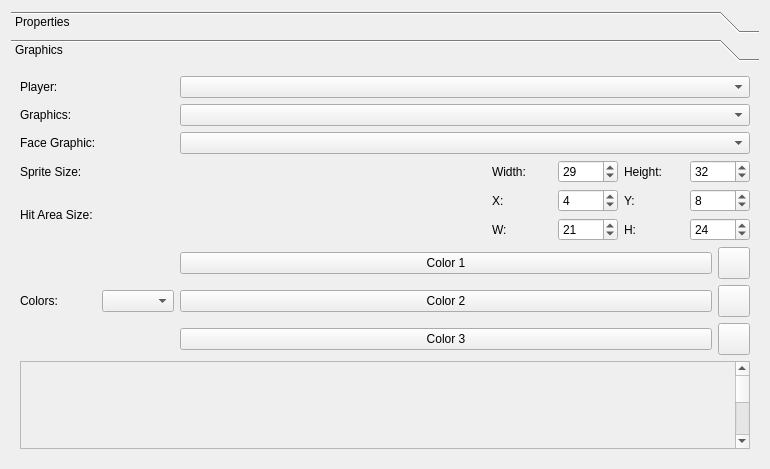
<?xml version="1.0" encoding="UTF-8"?>
<ui version="4.0">
 <class>player_edit</class>
 <widget class="QWidget" name="player_edit">
  <property name="geometry">
   <rect>
    <x>0</x>
    <y>0</y>
    <width>770</width>
    <height>469</height>
   </rect>
  </property>
  <property name="windowTitle">
   <string>Form</string>
  </property>
  <layout class="QGridLayout" name="gridLayout">
   <item row="0" column="0">
    <widget class="QToolBox" name="toolBox_2">
     <property name="currentIndex">
      <number>1</number>
     </property>
     <widget class="QWidget" name="page_properties">
      <property name="geometry">
       <rect>
        <x>0</x>
        <y>0</y>
        <width>752</width>
        <height>389</height>
       </rect>
      </property>
      <attribute name="label">
       <string>Properties</string>
      </attribute>
      <layout class="QGridLayout" name="gridLayout_2">
       <item row="0" column="0">
        <layout class="QGridLayout" name="gridLayout_3">
         <property name="rightMargin">
          <number>10</number>
         </property>
         <item row="4" column="0">
          <widget class="QLabel" name="label_18">
           <property name="text">
            <string>Max Shots:</string>
           </property>
          </widget>
         </item>
         <item row="6" column="0">
          <widget class="QLabel" name="label_34">
           <property name="text">
            <string>Damage Modifier::</string>
           </property>
          </widget>
         </item>
         <item row="1" column="1">
          <spacer name="horizontalSpacer">
           <property name="orientation">
            <enum>Qt::Horizontal</enum>
           </property>
           <property name="sizeHint" stdset="0">
            <size>
             <width>40</width>
             <height>20</height>
            </size>
           </property>
          </spacer>
         </item>
         <item row="2" column="0">
          <widget class="QLabel" name="label_16">
           <property name="text">
            <string>Hit Points:</string>
           </property>
          </widget>
         </item>
         <item row="1" column="6">
          <widget class="QCheckBox" name="canDoubleJumpCheckBox">
           <property name="text">
            <string/>
           </property>
          </widget>
         </item>
         <item row="2" column="3">
          <spacer name="horizontalSpacer_3">
           <property name="orientation">
            <enum>Qt::Horizontal</enum>
           </property>
           <property name="sizeHint" stdset="0">
            <size>
             <width>40</width>
             <height>20</height>
            </size>
           </property>
          </spacer>
         </item>
         <item row="3" column="4">
          <widget class="QLabel" name="label_4">
           <property name="text">
            <string>Can Shot Diagonal:</string>
           </property>
          </widget>
         </item>
         <item row="10" column="0">
          <spacer name="verticalSpacer_3">
           <property name="orientation">
            <enum>Qt::Vertical</enum>
           </property>
           <property name="sizeHint" stdset="0">
            <size>
             <width>20</width>
             <height>40</height>
            </size>
           </property>
          </spacer>
         </item>
         <item row="2" column="6">
          <widget class="QCheckBox" name="CanAirDashCheckBox">
           <property name="text">
            <string/>
           </property>
          </widget>
         </item>
         <item row="9" column="2">
          <widget class="QComboBox" name="chargedshot_combo"/>
         </item>
         <item row="9" column="0">
          <widget class="QLabel" name="label_6">
           <property name="text">
            <string>Charged Shot:</string>
           </property>
          </widget>
         </item>
         <item row="0" column="0">
          <widget class="QLabel" name="label_14">
           <property name="text">
            <string>Player:</string>
           </property>
          </widget>
         </item>
         <item row="2" column="2">
          <widget class="QSpinBox" name="players_tab_hp">
           <property name="minimum">
            <number>1</number>
           </property>
           <property name="value">
            <number>32</number>
           </property>
          </widget>
         </item>
         <item row="1" column="0">
          <widget class="QLabel" name="label_15">
           <property name="text">
            <string>Name:</string>
           </property>
          </widget>
         </item>
         <item row="3" column="0">
          <widget class="QLabel" name="label_17">
           <property name="text">
            <string>Has Shield:</string>
           </property>
          </widget>
         </item>
         <item row="2" column="4">
          <widget class="QLabel" name="label_3">
           <property name="text">
            <string>Can Air Dash:</string>
           </property>
          </widget>
         </item>
         <item row="0" column="4">
          <widget class="QLabel" name="label_8">
           <property name="text">
            <string>Can Slide:</string>
           </property>
          </widget>
         </item>
         <item row="1" column="4">
          <widget class="QLabel" name="label_2">
           <property name="text">
            <string>Can Double-Jump:</string>
           </property>
          </widget>
         </item>
         <item row="0" column="2">
          <widget class="QComboBox" name="players_tab_list_combo">
           <item>
            <property name="text">
             <string>1</string>
            </property>
           </item>
           <item>
            <property name="text">
             <string>2</string>
            </property>
           </item>
           <item>
            <property name="text">
             <string>3</string>
            </property>
           </item>
           <item>
            <property name="text">
             <string>4</string>
            </property>
           </item>
          </widget>
         </item>
         <item row="3" column="6">
          <widget class="QCheckBox" name="canShotDiagonal">
           <property name="text">
            <string/>
           </property>
          </widget>
         </item>
         <item row="1" column="2">
          <widget class="QLineEdit" name="players_tab_name">
           <property name="maxLength">
            <number>30</number>
           </property>
          </widget>
         </item>
         <item row="1" column="5">
          <spacer name="horizontalSpacer_2">
           <property name="orientation">
            <enum>Qt::Horizontal</enum>
           </property>
           <property name="sizeHint" stdset="0">
            <size>
             <width>40</width>
             <height>20</height>
            </size>
           </property>
          </spacer>
         </item>
         <item row="4" column="2">
          <widget class="QSpinBox" name="players_tab_maxshots">
           <property name="toolTip">
            <string>Maximum number of projectiles on screen if player keeps pressing the attack button</string>
           </property>
           <property name="minimum">
            <number>1</number>
           </property>
           <property name="value">
            <number>3</number>
           </property>
          </widget>
         </item>
         <item row="3" column="2">
          <widget class="QCheckBox" name="players_tab_hasshield">
           <property name="text">
            <string/>
           </property>
          </widget>
         </item>
         <item row="0" column="6">
          <widget class="QCheckBox" name="can_slide_checkbox">
           <property name="text">
            <string/>
           </property>
          </widget>
         </item>
         <item row="6" column="2">
          <widget class="QSpinBox" name="damageModSpinBox">
           <property name="minimum">
            <number>-3</number>
           </property>
           <property name="maximum">
            <number>3</number>
           </property>
          </widget>
         </item>
         <item row="5" column="0">
          <widget class="QLabel" name="label_7">
           <property name="text">
            <string>Simultaneous Shots:</string>
           </property>
          </widget>
         </item>
         <item row="5" column="2">
          <widget class="QSpinBox" name="simultaneousShots_spinBox">
           <property name="toolTip">
            <string>Number of projectiles fired each time player hits the attack button</string>
           </property>
          </widget>
         </item>
         <item row="7" column="0">
          <widget class="QLabel" name="label_9">
           <property name="text">
            <string>Normal Shot:</string>
           </property>
          </widget>
         </item>
         <item row="7" column="2">
          <widget class="QComboBox" name="normalShot_comboBox"/>
         </item>
        </layout>
       </item>
      </layout>
     </widget>
     <widget class="QWidget" name="page_graphics">
      <property name="geometry">
       <rect>
        <x>0</x>
        <y>0</y>
        <width>738</width>
        <height>405</height>
       </rect>
      </property>
      <attribute name="label">
       <string>Graphics</string>
      </attribute>
      <layout class="QGridLayout" name="gridLayout_4">
       <item row="0" column="0">
        <layout class="QVBoxLayout" name="verticalLayout">
         <property name="sizeConstraint">
          <enum>QLayout::SetDefaultConstraint</enum>
         </property>
         <item>
          <layout class="QGridLayout" name="gridLayout_9">
           <item row="0" column="2">
            <widget class="QComboBox" name="players_tab_list_combo_2"/>
           </item>
           <item row="4" column="0">
            <widget class="QLabel" name="label_40">
             <property name="text">
              <string>Hit Area Size:</string>
             </property>
            </widget>
           </item>
           <item row="5" column="0">
            <widget class="QLabel" name="label_19">
             <property name="text">
              <string>Colors:</string>
             </property>
            </widget>
           </item>
           <item row="5" column="1">
            <widget class="QComboBox" name="weaponlist_combo"/>
           </item>
           <item row="3" column="0">
            <widget class="QLabel" name="label_39">
             <property name="text">
              <string>Sprite Size:</string>
             </property>
            </widget>
           </item>
           <item row="0" column="0">
            <widget class="QLabel" name="label">
             <property name="text">
              <string>Player:</string>
             </property>
            </widget>
           </item>
           <item row="2" column="2">
            <widget class="QComboBox" name="playerFace_comboBox"/>
           </item>
           <item row="2" column="0">
            <widget class="QLabel" name="label_5">
             <property name="text">
              <string>Face Graphic:</string>
             </property>
            </widget>
           </item>
           <item row="1" column="0">
            <widget class="QLabel" name="label_38">
             <property name="text">
              <string>Graphics:</string>
             </property>
            </widget>
           </item>
           <item row="4" column="2">
            <layout class="QVBoxLayout" name="verticalLayout_6">
             <property name="leftMargin">
              <number>0</number>
             </property>
             <property name="topMargin">
              <number>0</number>
             </property>
             <property name="rightMargin">
              <number>0</number>
             </property>
             <property name="bottomMargin">
              <number>0</number>
             </property>
             <item>
              <layout class="QHBoxLayout" name="horizontalLayout_12">
               <item>
                <spacer name="horizontalSpacer_7">
                 <property name="orientation">
                  <enum>Qt::Horizontal</enum>
                 </property>
                 <property name="sizeHint" stdset="0">
                  <size>
                   <width>40</width>
                   <height>20</height>
                  </size>
                 </property>
                </spacer>
               </item>
               <item>
                <widget class="QLabel" name="label_43">
                 <property name="minimumSize">
                  <size>
                   <width>60</width>
                   <height>0</height>
                  </size>
                 </property>
                 <property name="text">
                  <string>X:</string>
                 </property>
                </widget>
               </item>
               <item>
                <widget class="QSpinBox" name="player_hitarea_x">
                 <property name="minimumSize">
                  <size>
                   <width>60</width>
                   <height>0</height>
                  </size>
                 </property>
                 <property name="maximum">
                  <number>999</number>
                 </property>
                 <property name="value">
                  <number>4</number>
                 </property>
                </widget>
               </item>
               <item>
                <widget class="QLabel" name="label_44">
                 <property name="minimumSize">
                  <size>
                   <width>60</width>
                   <height>0</height>
                  </size>
                 </property>
                 <property name="text">
                  <string>Y:</string>
                 </property>
                </widget>
               </item>
               <item>
                <widget class="QSpinBox" name="player_hitarea_y">
                 <property name="minimumSize">
                  <size>
                   <width>60</width>
                   <height>0</height>
                  </size>
                 </property>
                 <property name="maximum">
                  <number>999</number>
                 </property>
                 <property name="value">
                  <number>8</number>
                 </property>
                </widget>
               </item>
              </layout>
             </item>
             <item>
              <layout class="QHBoxLayout" name="horizontalLayout_13">
               <property name="leftMargin">
                <number>0</number>
               </property>
               <property name="topMargin">
                <number>0</number>
               </property>
               <property name="rightMargin">
                <number>0</number>
               </property>
               <property name="bottomMargin">
                <number>0</number>
               </property>
               <item>
                <spacer name="horizontalSpacer_6">
                 <property name="orientation">
                  <enum>Qt::Horizontal</enum>
                 </property>
                 <property name="sizeHint" stdset="0">
                  <size>
                   <width>40</width>
                   <height>20</height>
                  </size>
                 </property>
                </spacer>
               </item>
               <item>
                <widget class="QLabel" name="label_45">
                 <property name="minimumSize">
                  <size>
                   <width>60</width>
                   <height>0</height>
                  </size>
                 </property>
                 <property name="text">
                  <string>W:</string>
                 </property>
                </widget>
               </item>
               <item>
                <widget class="QSpinBox" name="player_hitarea_w">
                 <property name="minimumSize">
                  <size>
                   <width>60</width>
                   <height>0</height>
                  </size>
                 </property>
                 <property name="maximum">
                  <number>999</number>
                 </property>
                 <property name="value">
                  <number>21</number>
                 </property>
                </widget>
               </item>
               <item>
                <widget class="QLabel" name="label_46">
                 <property name="minimumSize">
                  <size>
                   <width>60</width>
                   <height>0</height>
                  </size>
                 </property>
                 <property name="text">
                  <string>H:</string>
                 </property>
                </widget>
               </item>
               <item>
                <widget class="QSpinBox" name="player_hitarea_h">
                 <property name="minimumSize">
                  <size>
                   <width>60</width>
                   <height>0</height>
                  </size>
                 </property>
                 <property name="maximum">
                  <number>999</number>
                 </property>
                 <property name="value">
                  <number>24</number>
                 </property>
                </widget>
               </item>
              </layout>
             </item>
            </layout>
           </item>
           <item row="3" column="2">
            <layout class="QHBoxLayout" name="horizontalLayout_4">
             <item>
              <spacer name="horizontalSpacer_5">
               <property name="orientation">
                <enum>Qt::Horizontal</enum>
               </property>
               <property name="sizeHint" stdset="0">
                <size>
                 <width>40</width>
                 <height>20</height>
                </size>
               </property>
              </spacer>
             </item>
             <item>
              <widget class="QLabel" name="label_41">
               <property name="minimumSize">
                <size>
                 <width>60</width>
                 <height>0</height>
                </size>
               </property>
               <property name="text">
                <string>Width:</string>
               </property>
              </widget>
             </item>
             <item>
              <widget class="QSpinBox" name="player_sprite_w">
               <property name="minimumSize">
                <size>
                 <width>60</width>
                 <height>0</height>
                </size>
               </property>
               <property name="maximum">
                <number>999</number>
               </property>
               <property name="value">
                <number>29</number>
               </property>
              </widget>
             </item>
             <item>
              <widget class="QLabel" name="label_42">
               <property name="minimumSize">
                <size>
                 <width>60</width>
                 <height>0</height>
                </size>
               </property>
               <property name="text">
                <string>Height:</string>
               </property>
              </widget>
             </item>
             <item>
              <widget class="QSpinBox" name="player_sprite_h">
               <property name="minimumSize">
                <size>
                 <width>60</width>
                 <height>0</height>
                </size>
               </property>
               <property name="maximum">
                <number>990</number>
               </property>
               <property name="value">
                <number>32</number>
               </property>
              </widget>
             </item>
            </layout>
           </item>
           <item row="1" column="2">
            <widget class="QComboBox" name="player_graphics_combo"/>
           </item>
           <item row="5" column="2">
            <layout class="QGridLayout" name="gridLayout_5">
             <item row="2" column="0">
              <widget class="QPushButton" name="color3_picker">
               <property name="text">
                <string>Color 3</string>
               </property>
              </widget>
             </item>
             <item row="2" column="1">
              <widget class="QPushButton" name="ColorValueIndicator3">
               <property name="minimumSize">
                <size>
                 <width>32</width>
                 <height>32</height>
                </size>
               </property>
               <property name="maximumSize">
                <size>
                 <width>32</width>
                 <height>32</height>
                </size>
               </property>
               <property name="text">
                <string/>
               </property>
              </widget>
             </item>
             <item row="1" column="1">
              <widget class="QPushButton" name="ColorValueIndicator2">
               <property name="minimumSize">
                <size>
                 <width>32</width>
                 <height>32</height>
                </size>
               </property>
               <property name="maximumSize">
                <size>
                 <width>32</width>
                 <height>32</height>
                </size>
               </property>
               <property name="text">
                <string/>
               </property>
              </widget>
             </item>
             <item row="0" column="0">
              <widget class="QPushButton" name="color1_picker">
               <property name="text">
                <string>Color 1</string>
               </property>
              </widget>
             </item>
             <item row="1" column="0">
              <widget class="QPushButton" name="color2_picker">
               <property name="text">
                <string>Color 2</string>
               </property>
              </widget>
             </item>
             <item row="0" column="1">
              <widget class="QPushButton" name="ColorValueIndicator1">
               <property name="minimumSize">
                <size>
                 <width>32</width>
                 <height>32</height>
                </size>
               </property>
               <property name="maximumSize">
                <size>
                 <width>32</width>
                 <height>32</height>
                </size>
               </property>
               <property name="text">
                <string/>
               </property>
              </widget>
             </item>
            </layout>
           </item>
          </layout>
         </item>
         <item>
          <widget class="QScrollArea" name="scrollArea_4">
           <property name="widgetResizable">
            <bool>false</bool>
           </property>
           <widget class="QWidget" name="scrollAreaWidgetContents_4">
            <property name="geometry">
             <rect>
              <x>0</x>
              <y>0</y>
              <width>489</width>
              <height>199</height>
             </rect>
            </property>
            <widget class="player_preview_area" name="player_preview_widget" native="true">
             <property name="geometry">
              <rect>
               <x>10</x>
               <y>10</y>
               <width>471</width>
               <height>181</height>
              </rect>
             </property>
            </widget>
           </widget>
          </widget>
         </item>
        </layout>
       </item>
      </layout>
     </widget>
    </widget>
   </item>
  </layout>
 </widget>
 <customwidgets>
  <customwidget>
   <class>player_preview_area</class>
   <extends>QWidget</extends>
   <header>player_preview_area.h</header>
   <container>1</container>
  </customwidget>
 </customwidgets>
 <resources/>
 <connections/>
</ui>
